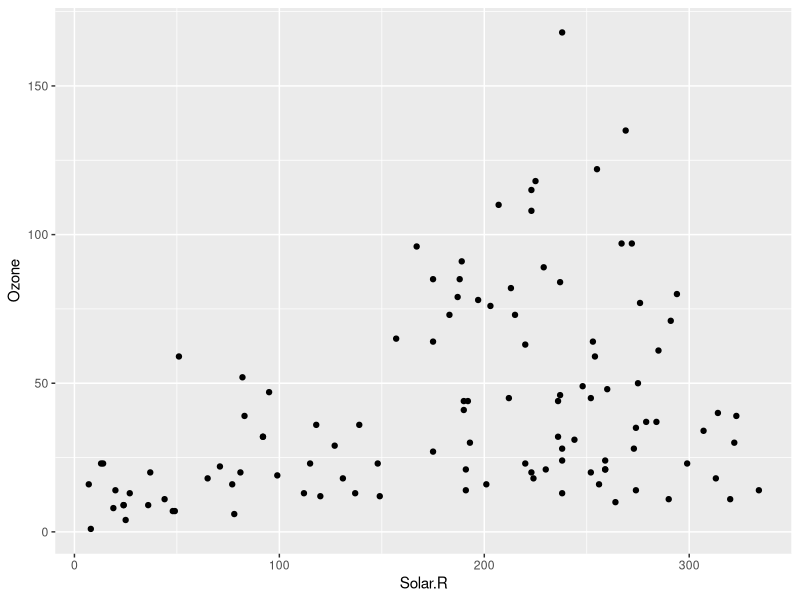
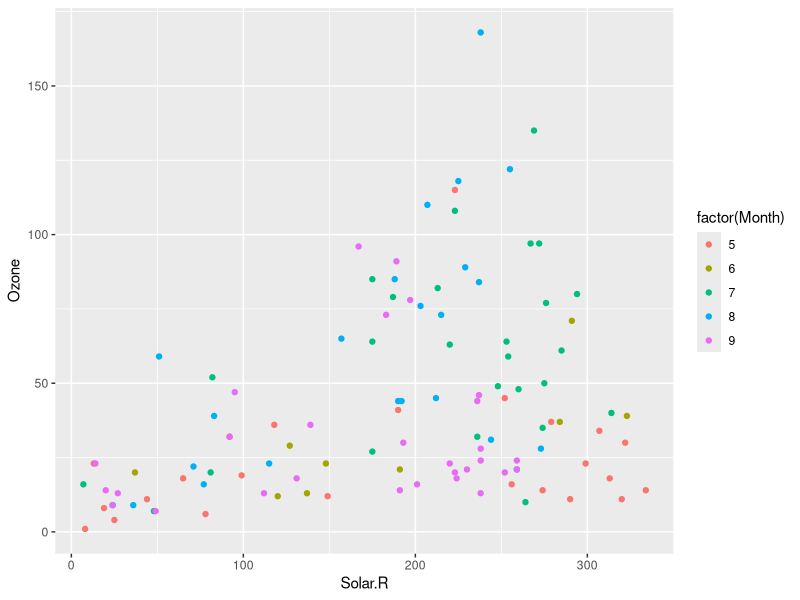

Write the R code that produced these figures, in order.
# Week 2 Notes

# Why are graphs important?
# __________________________________
# they can tell you 1000 words
# summary statistics can be misleading
# Different graphs can show important features and findings

# Components of a Graph
# __________________________________
# Decision process
# Dataset -> Mapping (x, y) -> Scales -> Geometric Objects (line, bar, points) -> Stats (mean, quantile)
# -> Facets -> Coordinate System

# Code for ggplot
## first, lets lok at the aestetic attributes (aes)
library(tidyverse)
data("airquality")

# store graph structure as variable to save coding time
p1=airquality %>%
  # just create graph with solar as x, and ozone as y
  ggplot(aes(x = Solar.R, y = Ozone))

# geometric object #
# p2=airquality %>%
#   ggplot(aes(x = Solar.R, y = Ozone)) + 
#   # add point to figure. The points will inherit all the attributes specified in aes
#   geom_point()

# gives the same as the uncommented section above. saves coding time.
p1 + geom_point()

# use different colour to show different months
airquality %>%
  ggplot(aes(x = Solar.R, y = Ozone, color=factor(Month))) +
  geom_point()

# 
